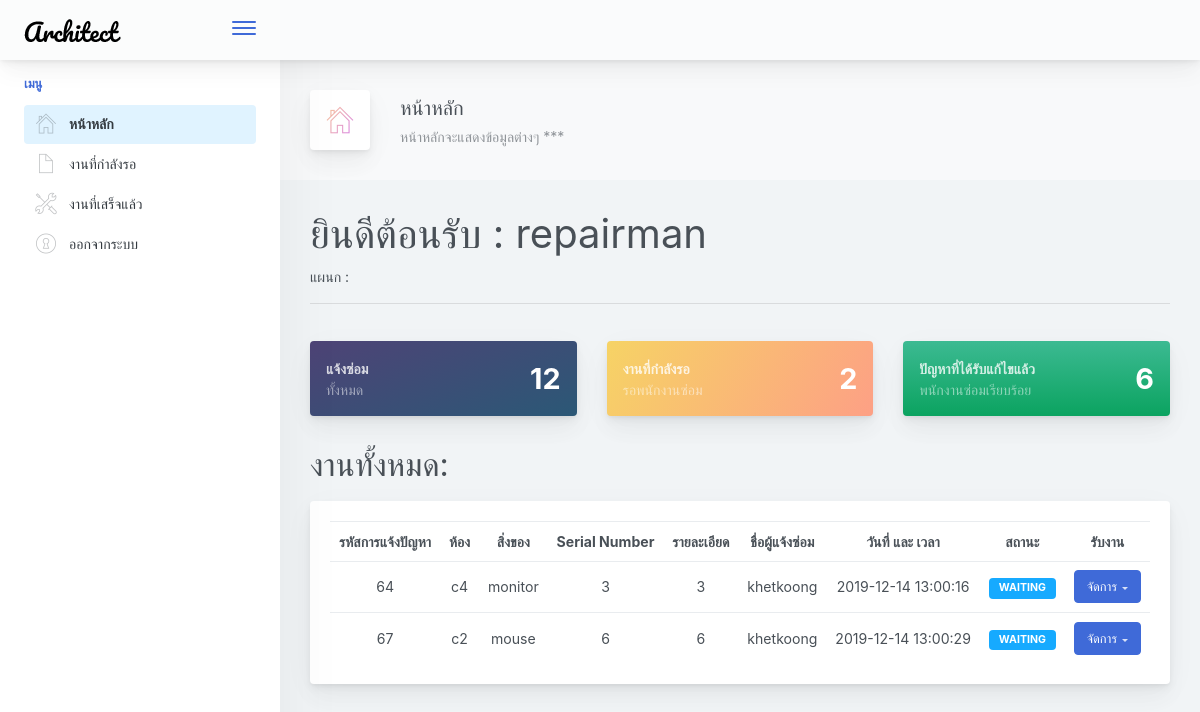
The app's page /repairman/repairman.php (signed in), older data.
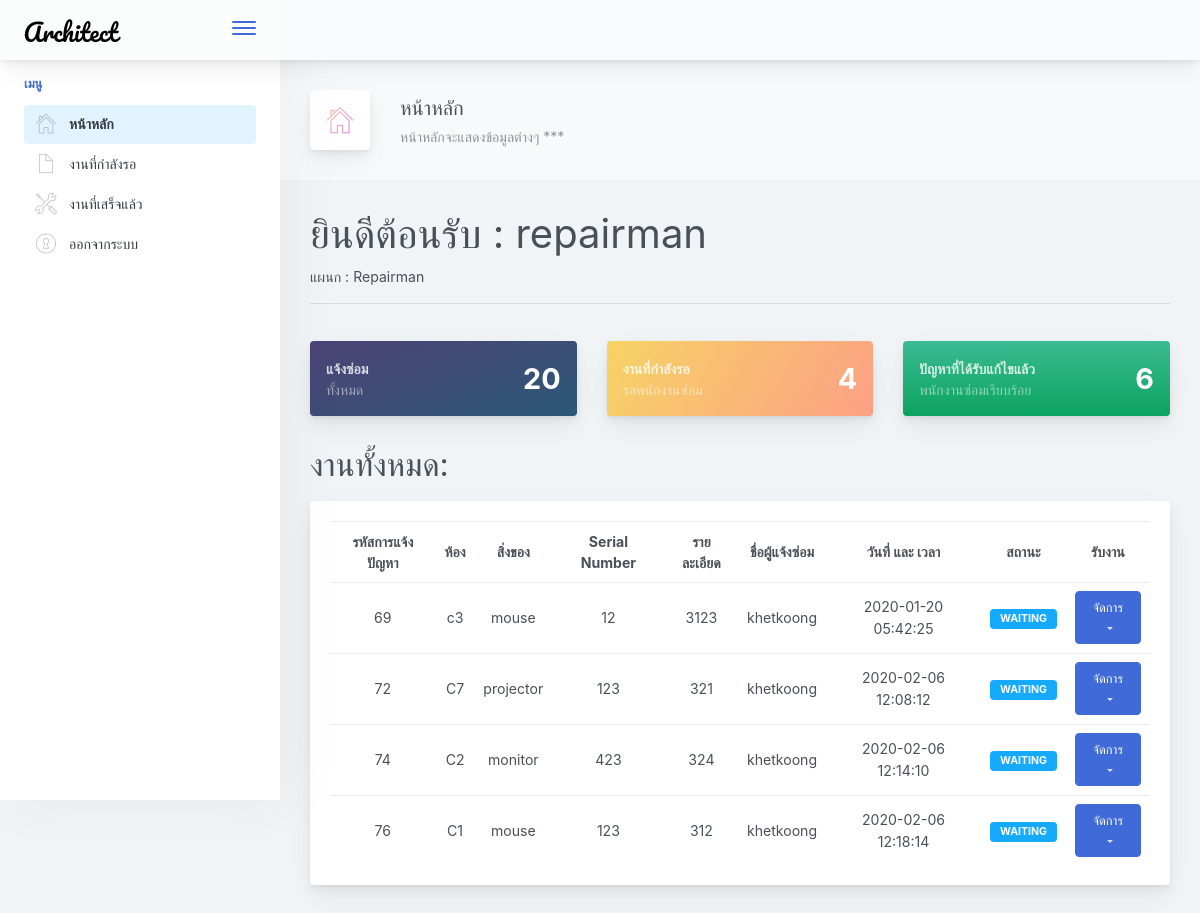
The same page, newer data.
### tables this page shows
CREATE TABLE `ticket` (
  `id` int(11) NOT NULL,
  `room` varchar(30) NOT NULL,
  `item` varchar(30) NOT NULL,
  `serial_num` varchar(20) NOT NULL,
  `detail` text NOT NULL,
  `submitted_name` varchar(30) NOT NULL,
  `user_id` varchar(20) NOT NULL,
  `repairman` varchar(30) DEFAULT NULL,
  `repairman_id` varchar(30) DEFAULT NULL,
  `job_status` enum('waiting','success','pending') NOT NULL DEFAULT 'waiting',
  `created_at` timestamp NOT NULL DEFAULT CURRENT_TIMESTAMP,
  `pending_at` datetime DEFAULT NULL,
  `success_at` datetime DEFAULT NULL
);

### repairman/repairman.php (the view, shortened to what this page needs)
<?php
require '../connect.php';
?>
<!doctype html>
<html lang="en">
<head>
    <link href="../main.css" rel="stylesheet">
</head>
<body>
    <div class="app-container app-theme-white body-tabs-shadow fixed-sidebar fixed-header">
        <div class="app-header header-shadow">
            <div class="app-header__logo">
                <div class="logo-src"></div>
                <div class="header__pane ml-auto">
                    <div>
                        <button type="button" class="hamburger close-sidebar-btn hamburger--elastic" data-class="closed-sidebar">
                            <span class="hamburger-box">
                                <span class="hamburger-inner"></span>
                            </span>
                        </button>
                    </div>
                </div>
            </div>
            <div class="app-header__content">
            </div>
        </div>
        <div class="app-main">
            <div class="app-sidebar sidebar-shadow">
                <div class="scrollbar-sidebar">
                    <div class="app-sidebar__inner">
                        <ul class="vertical-nav-menu">
                            <li class="app-sidebar__heading">เมนู</li>
                            <li>
                                <a href="#" class="mm-active">
                                    <i class="metismenu-icon pe-7s-home"></i>
                                    หน้าหลัก
                                </a>
                            </li>
                            <li>
                                <a href="/helpdeskproject/repairman/pending_job.php">
                                    <i class="metismenu-icon pe-7s-file"></i>
                                    งานที่กำลังรอ
                                </a>
                            </li>
                            <li>
                                <a href="/helpdeskproject/repairman/success_job.php">
                                    <i class="metismenu-icon pe-7s-tools"></i>
                                    งานที่เสร็จแล้ว
                                </a>
                            </li>
                            <li>
                                <a href="/helpdeskproject/logout.php">
                                    <i class="metismenu-icon pe-7s-door-lock"></i>
                                    ออกจากระบบ
                                </a>
                            </li>
                        </ul>
                    </div>
                </div>
            </div>
            <div class="app-main__outer">
                <div class="app-main__inner">
                    <div class="app-page-title">
                        <div class="page-title-wrapper">
                            <div class="page-title-heading">
                                <div class="page-title-icon">
                                    <i class="pe-7s-home icon-gradient bg-mean-fruit">
                                    </i>
                                </div>
                                <div>หน้าหลัก
                                    <div class="page-title-subheading">หน้าหลักจะแสดงข้อมูลต่างๆ ***
                                    </div>
                                </div>
                            </div>
                        </div>
                    </div>
                    <?php echo "<h1>ยินดีต้อนรับ : " . $_SESSION['name'] . "</h1>" ?>
                    <?php echo "แผนก : " . $_SESSION['department'] . "" ?><br />
                    <hr />
                    <br />
                    <div class="row">
                        <div class="col-md-6 col-xl-4">
                            <div class="card mb-3 widget-content bg-midnight-bloom">
                                <div class="widget-content-wrapper text-white">
                                    <div class="widget-content-left">
                                        <div class="widget-heading">แจ้งซ่อม</div>
                                        <div class="widget-subheading">ทั้งหมด</div>
                                    </div>
                                    <div class="widget-content-right">
                                        <div class="widget-numbers text-white"><span>
                                            <?php
                                            $sql = "SELECT COUNT(*) FROM ticket";
                                            $result = $dbcon->query($sql);
                                            $row = $result->fetch_row();
                                            echo $row[0];
                                            ?>
                                        </span></div>
                                    </div>
                                </div>
                            </div>
                        </div>
                        <div class="col-md-6 col-xl-4">
                            <div class="card mb-3 widget-content bg-sunny-morning">
                                <div class="widget-content-wrapper text-white">
                                    <div class="widget-content-left">
                                        <div class="widget-heading">งานที่กำลังรอ</div>
                                        <div class="widget-subheading">รอพนักงานซ่อม</div>
                                    </div>
                                    <div class="widget-content-right">
                                        <div class="widget-numbers text-white"><span>
                                        <?php
                                            $sql = "SELECT COUNT(*) FROM ticket WHERE `job_status` = 'waiting'";
                                            $result = $dbcon->query($sql);
                                            $row = $result->fetch_row();
                                            echo $row[0];
                                        ?>
                                        </span></div>
                                    </div>
                                </div>
                            </div>
                        </div>
                        <div class="col-md-6 col-xl-4">
                            <div class="card mb-3 widget-content bg-grow-early">
                                <div class="widget-content-wrapper text-white">
                                    <div class="widget-content-left">
                                        <div class="widget-heading">ปัญหาที่ได้รับแก้ไขแล้ว</div>
                                        <div class="widget-subheading">พนักงานซ่อมเรียบร้อย</div>
                                    </div>
                                    <div class="widget-content-right">
                                        <div class="widget-numbers text-white"><span>
                                        <?php
                                            $sql = "SELECT COUNT(*) FROM ticket WHERE `job_status` = 'success'";
                                            $result = $dbcon->query($sql);
                                            $row = $result->fetch_row();
                                            echo $row[0];
                                        ?>
                                        </span></div>
                                    </div>
                                </div>
                            </div>
                        </div>
                    </div>
                    <h2>
                        <p>งานทั้งหมด: </p>
                    </h2>
                    <div class="main-card mb-3 card">
                        <div class="card-body">
                    <?php
    $sql = "SELECT id, room, item, serial_num, detail, submitted_name, created_at, job_status FROM ticket WHERE job_status = 'waiting'";
    $result = $dbcon->query($sql);
    if ($result->num_rows > 0) {
        echo "<table class='mb-0 table table-hover'>";
        echo "<tr align='center'>";
        echo "<th>รหัสการแจ้งปัญหา</th>";
        echo "<th>ห้อง</th>";
        echo "<th>สิ่งของ</th>";
        echo "<th>Serial Number</th>";
        echo "<th>รายละเอียด</th>";
        echo "<th>ชื่อผู้แจ้งซ่อม</th>";
        echo "<th>วันที่ และ เวลา</th>";
        echo "<th>สถานะ</th>";
        echo "<th>รับงาน</th>";
        echo "</tr>";
        while ($row = $result->fetch_assoc()) {
            echo "<tr align='center'>";
            echo "<td>" . $row["id"] . " </td>";
            echo "<td>" . $row["room"] . "</td>";
            echo "<td>" . $row["item"] . "</td>";
            echo "<td>" . $row["serial_num"] . "</td>";
            echo "<td>" . $row["detail"] . "</td>";
            echo "<td>" . $row["submitted_name"] . "</td>";
            echo "<td>" . $row["created_at"] . "</td>";
            echo "<td>" . "<div class='badge badge-info'>" . $row["job_status"] . "</div>" . "</td>";
            echo "<td><div class='dropdown d-inline-block'>
                            <button type='button' aria-haspopup='true' aria-expanded='false' data-toggle='dropdown' class='dropdown-toggle btn btn-primary'>จัดการ</button>
                            <div tabindex='-1' role='menu' aria-hidden='true' class='dropdown-menu'>
                                <form action='update_jobs.php' method='post'>
                                    <input type='hidden' name='id' value='" . $row['id'] . "'>
                                    <button type='submit' tabindex='0' class='dropdown-item' style='color:green;'>รับงาน</button>
                                </form>
                                <form action='detail.php' method='post'>
                                    <input type='hidden' name='id' value='" . $row['id'] . "'>
                                    <button type='submit' tabindex='0' class='dropdown-item'>ดูรายละเอียด</button>
                                </form>
                            </div>
                            </div>
                            </td>";
            echo "</tr>";
        }
        echo "</table>";
    } else {
        echo "ขณะนี้ไม่มีการแจ้งซ่อม<br />";
    }
    ?>
</div>
</div>
                </div>
            </div>
        </div>
</body>
</html>

Row changes from the older to the newer data that the page shows:
no longer on this page (row edited): ticket: id "64", room "c4", item "monitor", serial_num "3", detail "3", submitted_name "khetkoong", created_at "2019-12-14 13:00:16", job_status "WAITING"
no longer on this page (row edited): ticket: id "67", room "c2", item "mouse", serial_num "6", detail "6", submitted_name "khetkoong", created_at "2019-12-14 13:00:29", job_status "WAITING"
added ticket: id "69", room "c3", item "mouse", serial_num "12", detail "3123", submitted_name "khetkoong", created_at "2020-01-20 05:42:25", job_status "WAITING"
added ticket: id "72", room "C7", item "projector", serial_num "123", detail "321", submitted_name "khetkoong", created_at "2020-02-06 12:08:12", job_status "WAITING"
added ticket: id "74", room "C2", item "monitor", serial_num "423", detail "324", submitted_name "khetkoong", created_at "2020-02-06 12:14:10", job_status "WAITING"
added ticket: id "76", room "C1", item "mouse", serial_num "123", detail "312", submitted_name "khetkoong", created_at "2020-02-06 12:18:14", job_status "WAITING"
Text that changed along with them:
$_SESSION['department']: (not shown) → "Repairman"
$row[0]: "12" → "20"
$row[0]: "2" → "4"
